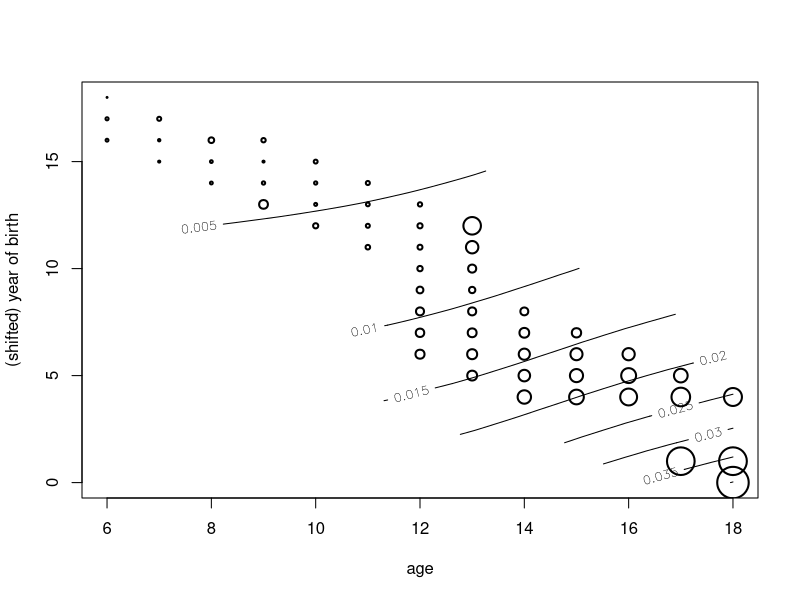
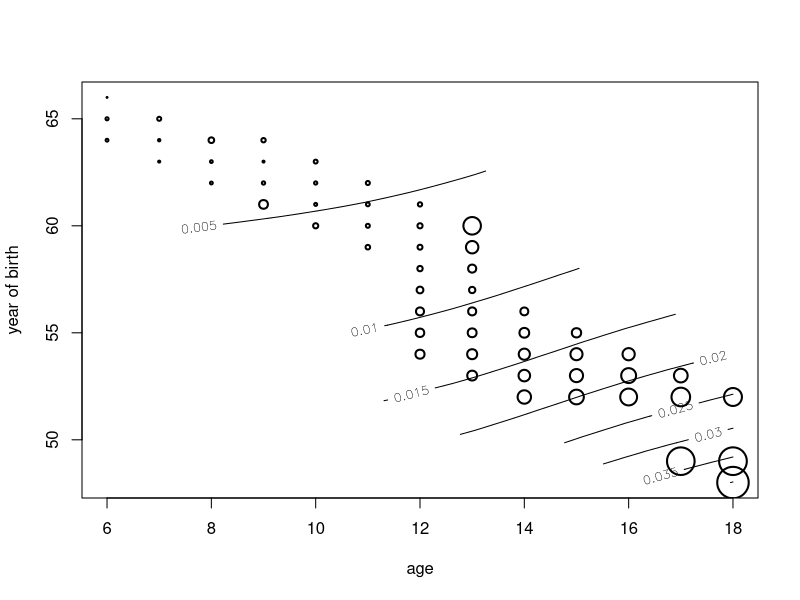
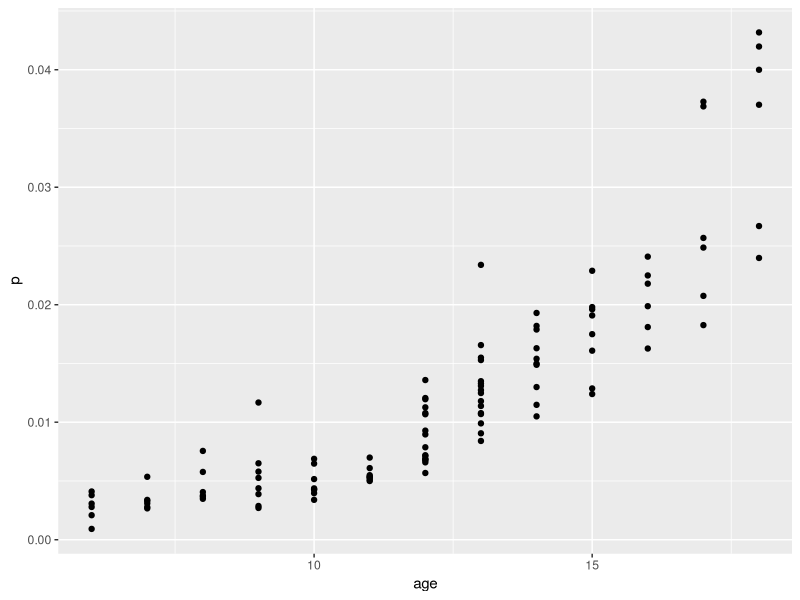
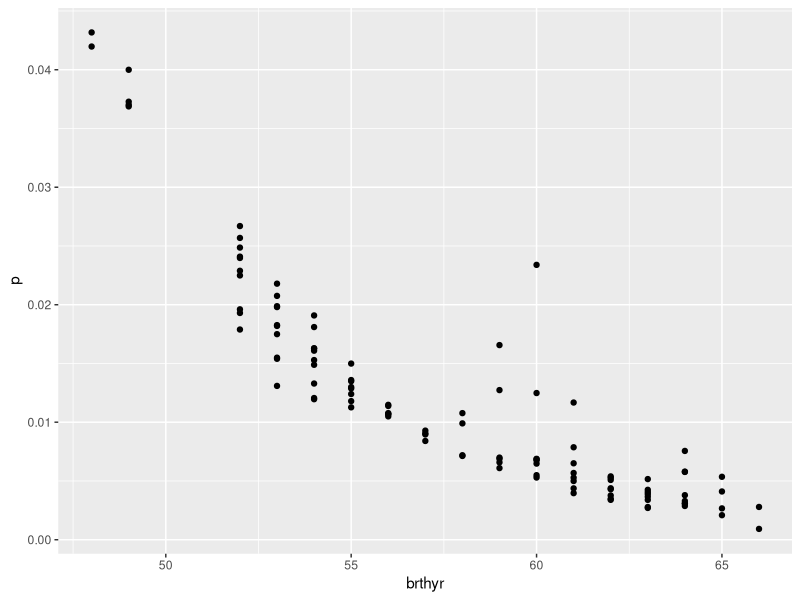
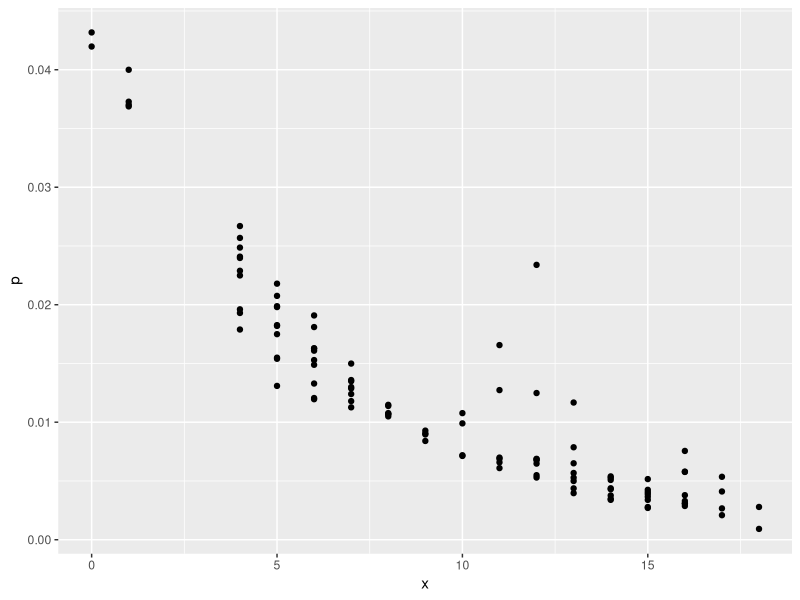

The R script that drew these images, in order:
## ---- chunk 1
library(mgcv)
library(ggplot2)

tbdata <- read.table("data/tb.dat", header = T)
attach(tbdata)
a=AGE
x=BRTHYR-min(BRTHYR)
g=SEX
s=PPD
p=s/N
f=N-s
y=cbind(s,f)
## ---- chunk 2
gamfit5 <- gam(y ~ s(a) + x * g, family = binomial(link = "cloglog"))
## ---- chunk 3
gamfit6 <- gam(y ~ s(a) + BRTHYR * g, family = binomial(link = "cloglog"))
## ---- chunk 4
vis.gam(gamfit5,view=c("a","x"),cond=list(g=0),labcex=0.8,type="response",plot.type="contour",color="bw",too.far=0.15,xlab="age", ylab="(shifted) year of birth",main=" ") 
points(a[g==0],x[g==0],cex=100*p[g==0],lwd=2)
## ---- chunk 5
vis.gam(gamfit6,view=c("a","BRTHYR"),cond=list(g=0),labcex=0.8,type="response",plot.type="contour",color="bw",too.far=0.15,xlab="age", ylab="year of birth",main=" ") 
points(a[g==0],BRTHYR[g==0],cex=100*p[g==0],lwd=2)
## ---- chunk 6
df <- data.frame(age = a, p = p, x = x, brthyr = BRTHYR, s = s, n = N)
## ---- chunk 7
ggplot(df, aes(x = age, y = p)) +
geom_point()
## ---- chunk 8
ggplot(df, aes(x = brthyr, y = p)) +
geom_point()
## ---- chunk 9
ggplot(df, aes(x = x, y = p)) +
geom_point()
